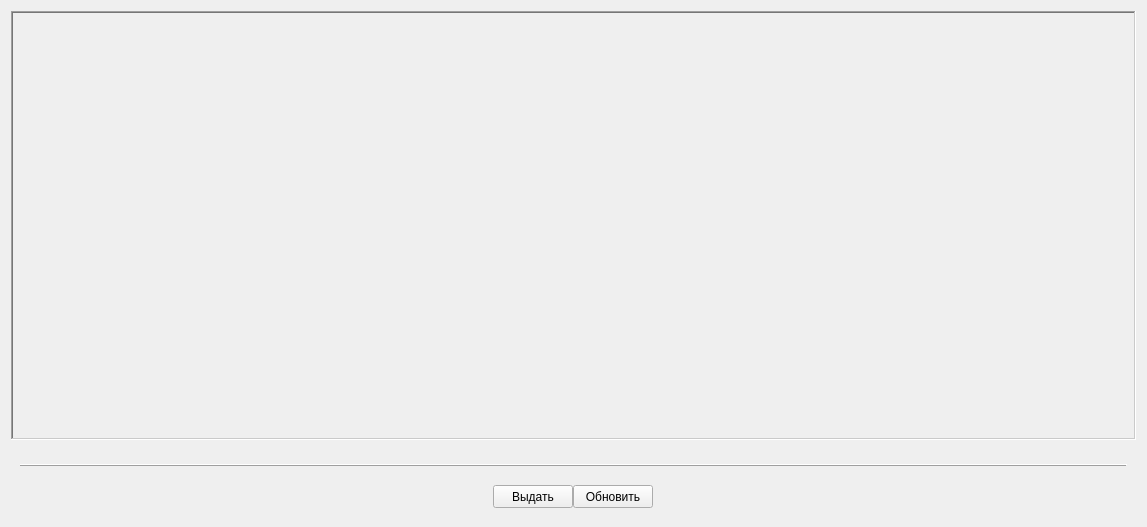
<?xml version="1.0" encoding="UTF-8"?>
<ui version="4.0">
 <class>tabRepairCartridges</class>
 <widget class="QWidget" name="tabRepairCartridges">
  <property name="geometry">
   <rect>
    <x>0</x>
    <y>0</y>
    <width>1147</width>
    <height>527</height>
   </rect>
  </property>
  <property name="windowTitle">
   <string>Form</string>
  </property>
  <layout class="QGridLayout" name="gridLayout_3">
   <item row="0" column="0">
    <layout class="QGridLayout" name="gridLayoutTop" columnstretch="0">
     <item row="0" column="0">
      <widget class="QScrollArea" name="scrollAreaCartridges">
       <property name="autoFillBackground">
        <bool>false</bool>
       </property>
       <property name="styleSheet">
        <string notr="true"/>
       </property>
       <property name="frameShape">
        <enum>QFrame::WinPanel</enum>
       </property>
       <property name="frameShadow">
        <enum>QFrame::Sunken</enum>
       </property>
       <property name="widgetResizable">
        <bool>true</bool>
       </property>
       <widget class="QWidget" name="scrollAreaWidgetContents">
        <property name="geometry">
         <rect>
          <x>0</x>
          <y>0</y>
          <width>1123</width>
          <height>419</height>
         </rect>
        </property>
        <layout class="QGridLayout" name="gridLayout_4">
         <property name="leftMargin">
          <number>5</number>
         </property>
         <property name="topMargin">
          <number>5</number>
         </property>
         <property name="rightMargin">
          <number>5</number>
         </property>
         <property name="bottomMargin">
          <number>5</number>
         </property>
         <property name="spacing">
          <number>0</number>
         </property>
         <item row="0" column="0">
          <layout class="QVBoxLayout" name="verticalLayoutCartridges">
           <property name="spacing">
            <number>5</number>
           </property>
          </layout>
         </item>
         <item row="1" column="0">
          <spacer name="verticalSpacer_2">
           <property name="orientation">
            <enum>Qt::Vertical</enum>
           </property>
           <property name="sizeHint" stdset="0">
            <size>
             <width>20</width>
             <height>286</height>
            </size>
           </property>
          </spacer>
         </item>
        </layout>
       </widget>
      </widget>
     </item>
    </layout>
   </item>
   <item row="1" column="0">
    <widget class="QWidget" name="botToolbar" native="true">
     <property name="sizePolicy">
      <sizepolicy hsizetype="Preferred" vsizetype="Preferred">
       <horstretch>0</horstretch>
       <verstretch>0</verstretch>
      </sizepolicy>
     </property>
     <property name="minimumSize">
      <size>
       <width>0</width>
       <height>70</height>
      </size>
     </property>
     <property name="contextMenuPolicy">
      <enum>Qt::NoContextMenu</enum>
     </property>
     <layout class="QGridLayout" name="gridLayout_5" rowstretch="0,0" rowminimumheight="0,23">
      <property name="sizeConstraint">
       <enum>QLayout::SetMaximumSize</enum>
      </property>
      <property name="verticalSpacing">
       <number>15</number>
      </property>
      <item row="0" column="0">
       <widget class="QFrame" name="frame">
        <property name="frameShape">
         <enum>QFrame::HLine</enum>
        </property>
        <property name="frameShadow">
         <enum>QFrame::Raised</enum>
        </property>
       </widget>
      </item>
      <item row="1" column="0">
       <layout class="QGridLayout" name="gridLayoutBot" columnstretch="0,1,0,1,0" rowminimumheight="0" columnminimumwidth="250,0,0,0,250">
        <property name="sizeConstraint">
         <enum>QLayout::SetDefaultConstraint</enum>
        </property>
        <item row="0" column="1">
         <spacer name="horizontalSpacerLeft">
          <property name="orientation">
           <enum>Qt::Horizontal</enum>
          </property>
          <property name="sizeType">
           <enum>QSizePolicy::MinimumExpanding</enum>
          </property>
          <property name="sizeHint" stdset="0">
           <size>
            <width>70</width>
            <height>20</height>
           </size>
          </property>
         </spacer>
        </item>
        <item row="0" column="3">
         <spacer name="horizontalSpacerRight">
          <property name="orientation">
           <enum>Qt::Horizontal</enum>
          </property>
          <property name="sizeType">
           <enum>QSizePolicy::Expanding</enum>
          </property>
          <property name="sizeHint" stdset="0">
           <size>
            <width>70</width>
            <height>20</height>
           </size>
          </property>
         </spacer>
        </item>
        <item row="0" column="4">
         <layout class="QGridLayout" name="RightGridLayout">
          <property name="sizeConstraint">
           <enum>QLayout::SetDefaultConstraint</enum>
          </property>
         </layout>
        </item>
        <item row="0" column="0">
         <layout class="QGridLayout" name="LeftGridLayout" columnstretch="0">
          <property name="sizeConstraint">
           <enum>QLayout::SetDefaultConstraint</enum>
          </property>
         </layout>
        </item>
        <item row="0" column="2">
         <layout class="QGridLayout" name="CentralGridLayout">
          <property name="sizeConstraint">
           <enum>QLayout::SetDefaultConstraint</enum>
          </property>
          <item row="0" column="2">
           <widget class="QWidget" name="dummyWidget" native="true">
            <property name="sizePolicy">
             <sizepolicy hsizetype="Preferred" vsizetype="Preferred">
              <horstretch>0</horstretch>
              <verstretch>0</verstretch>
             </sizepolicy>
            </property>
            <property name="minimumSize">
             <size>
              <width>1</width>
              <height>0</height>
             </size>
            </property>
            <property name="maximumSize">
             <size>
              <width>16777215</width>
              <height>22</height>
             </size>
            </property>
           </widget>
          </item>
          <item row="0" column="1">
           <widget class="QPushButton" name="buttonRefresh">
            <property name="enabled">
             <bool>true</bool>
            </property>
            <property name="sizePolicy">
             <sizepolicy hsizetype="Minimum" vsizetype="Fixed">
              <horstretch>0</horstretch>
              <verstretch>0</verstretch>
             </sizepolicy>
            </property>
            <property name="minimumSize">
             <size>
              <width>0</width>
              <height>23</height>
             </size>
            </property>
            <property name="text">
             <string>Обновить</string>
            </property>
           </widget>
          </item>
          <item row="0" column="0">
           <widget class="QPushButton" name="buttonIssue">
            <property name="enabled">
             <bool>true</bool>
            </property>
            <property name="sizePolicy">
             <sizepolicy hsizetype="Minimum" vsizetype="Fixed">
              <horstretch>0</horstretch>
              <verstretch>0</verstretch>
             </sizepolicy>
            </property>
            <property name="minimumSize">
             <size>
              <width>0</width>
              <height>23</height>
             </size>
            </property>
            <property name="text">
             <string>Выдать</string>
            </property>
           </widget>
          </item>
         </layout>
        </item>
       </layout>
      </item>
     </layout>
    </widget>
   </item>
  </layout>
 </widget>
 <resources/>
 <connections/>
</ui>
